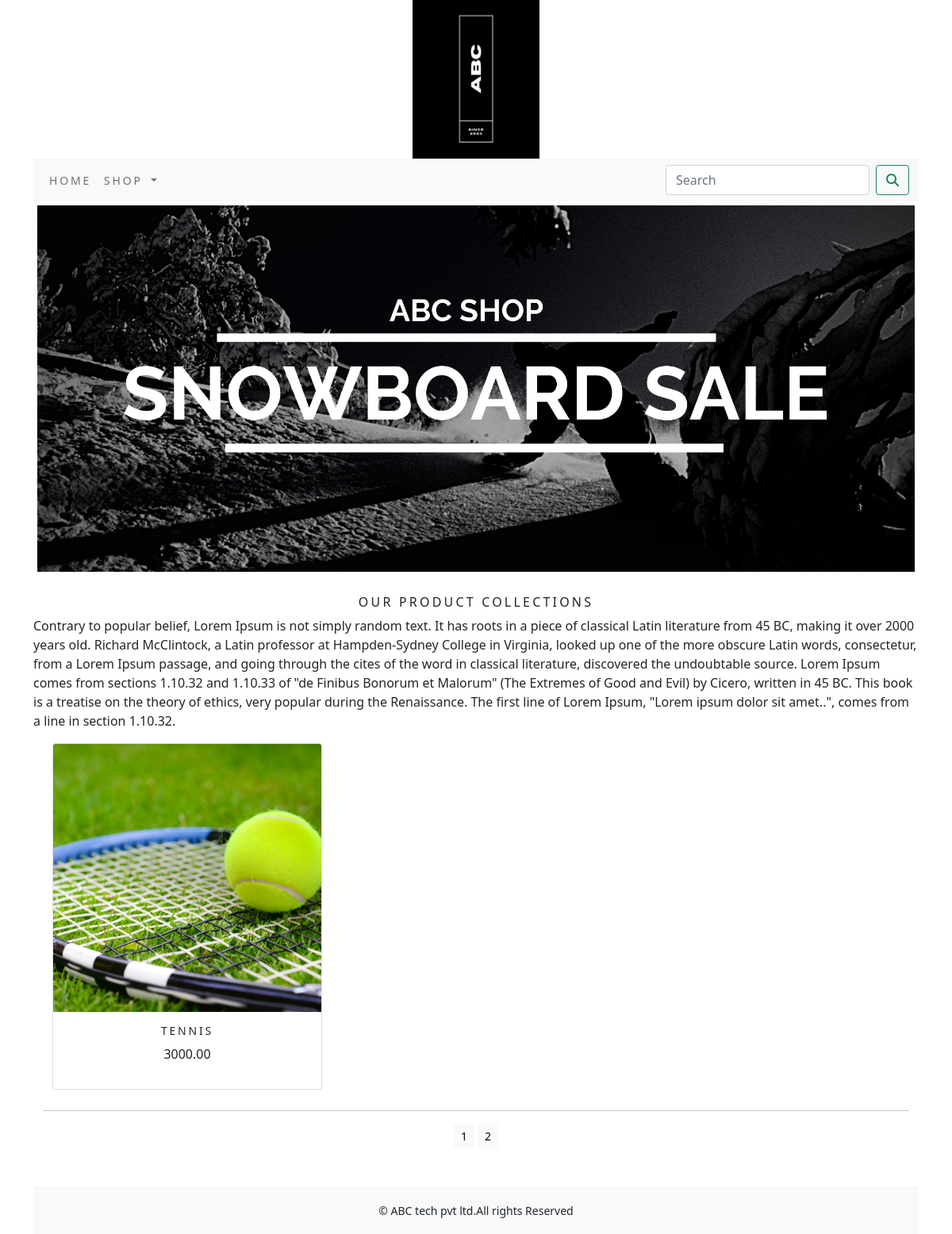
Screenshot of /?page=2 with the database file from the repository.
### shop/models.py (models this page shows, shortened)
class Product(models.Model):
    name=models.CharField(max_length=250,unique=True)
    slug=models.SlugField(max_length=250,unique=True)
    description=models.TextField(blank=True)
    price=models.DecimalField(max_digits=10,decimal_places=2)
    category=models.ForeignKey(Category,on_delete=models.CASCADE)
    image = models.ImageField(upload_to='product', blank=True)
    stock=models.IntegerField()
    available=models.BooleanField(default=True)
    created=models.DateTimeField(auto_now_add=True)
    updated=models.DateTimeField(auto_now=True)
    class Meta:
        ordering=('name',)
        verbose_name='product'
        verbose_name_plural='products'
    def get_url(self):
        return reverse('shop:prodCatdetail',args=[self.category.slug,self.slug])

### shop/views.py (the view)
# urls.py: path('', views.allProdCat, name='allProdCat'),
def allProdCat(request, c_slug=None):
    c_page = None
    products_list = None
    if c_slug != None:
        c_page = get_object_or_404(Category, slug=c_slug)
        products_list = Product.objects.all().filter(category=c_page, available=True)
    else:
        products_list = Product.objects.all().filter(available=True)
    paginator = Paginator(products_list, 6)
    try:
        page = int(request.GET.get('page', '1'))
    except:
        page = 1
    try:
        products = paginator.page(page)
    except(EmptyPage, InvalidPage):
        products = paginator.page(paginator.num_pages)
    return render(request, "category.html", {'category': c_page, 'products': products})

### cart/context_processors.py (called while the page is built)
def counter(request):
    item_count = 0
    if 'admin' in request.path:
        return {}
    else:
        try:
            cart = Cart.objects.filter(cart_id=_cart_id(request))
            cart_items=CartItem.objects.all().filter(cart=cart[:1])
            for cart_item in cart_items:
                item_count += cart_item.quantity
        except Cart.DoesNotExist:
            item_count =0
    return dict(item_count=item_count)

### cart/views.py (called while the page is built)
def _cart_id(request):
    cart = request.session.session_key
    if not cart:
        cart = request.session.create()
    return cart

### shop/context_processors.py (called while the page is built)
def menu_links(request):
    links = Category.objects.all()
    return dict(links=links)

### shop/models.py (called while the page is built)
    def get_url(self):
        return reverse('shop:product_by_category',args=[self.slug])

### Templates/category.html (shortened to what this page needs)
{% extends 'base.html' %}
{% load static %}
{% block content %}
<div class="mx-auto">
    {% if category %}
        <img class="my_image" src="{{category.image.url}}" alt="{{category.name}}" width="130px;" height="130px;">
</div>
    <br>
<div>
        <h1 class="text-center my_title">{{category.name}}</h1>
        <p class="text_justify">{{category.description}}</p>
</div>
    {% else %}
<div>
<img class="my_image my_image_padding" src="{% static 'img/banner.png' %}" alt="our products">
</div>
<br>
<div>
    <h1 class="text-center my_title">Our Product Collections</h1>
    <p class="text-justify">Contrary to popular belief, Lorem Ipsum is not simply random text. It has roots in a piece of classical Latin literature from 45 BC, making it over 2000 years old. Richard McClintock, a Latin professor at Hampden-Sydney College in Virginia, looked up one of the more obscure Latin words, consectetur, from a Lorem Ipsum passage, and going through the cites of the word in classical literature, discovered the undoubtable source. Lorem Ipsum comes from sections 1.10.32 and 1.10.33 of "de Finibus Bonorum et Malorum" (The Extremes of Good and Evil) by Cicero, written in 45 BC. This book is a treatise on the theory of ethics, very popular during the Renaissance. The first line of Lorem Ipsum, "Lorem ipsum dolor sit amet..", comes from a line in section 1.10.32.</p>
</div>
    {% endif %}
 <div class="container">
     <div class="row mx-auto">
         {% for product in products.object_list %}
         <div class="my_bottom_margin col-9 col-sm-12 col-md-4 col-lg-4">
             <div class="card h-100 text-center" style="min-width:18rem;">
                 <a href="{{product.get_url}}"><img class="card-img-top my_image" src="{{product.image.url}}" alt="{{product.name}}" width="130px;" height="150px;"></a>
                 <div class="card-body">
                     <h4>{{product.name}}</h4>
                     <p>{{product.price}}</p>
                 </div>
             </div>
         </div>
         {% endfor %}
     </div>
      <div class="mx-auto">
             {% if products.paginator.num_pages > 1 %}
             <hr>
             <div class="text-center">
                 {% for pg in products.paginator.page_range %}
                 <a href="?page={{pg}}" class="btn btn-light btn-sm {% if products.number == pg %} active {% endif %}">{{pg}}</a>
                 {% endfor %}
             </div>
             {% endif %}
      </div>
 </div>
{% endblock %}

### static/css/custom.css (style rules this page uses)
body { font-family: 'Roboto', sans-serif; }
.my_image { width:100%; height:auto; }
.my_title { font-size:16px; text-transform:uppercase; letter-spacing:.2em; }
.my_image_padding { padding:5px; }
.my_bottom_margin { margin-bottom:10px; }
.card-body h4 { font-size:14px; text-transform:uppercase; letter-spacing:.2em; }

### rows the page displays
Product: image (picture), name "TENNIS", price "3000.00"

### other values shown
{{ pg }} "1" "2"
